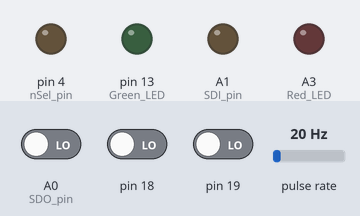
The sketch below on a simulated Arduino Uno, built with avr-gcc and run on an emulated ATmega328P. Parts: output pins drawn as LEDs (lit = HIGH). Wiring (inferred from the names in the program): pulse sensor: data pin 8. Inputs (shaded band) come from the test bench; at power-on: A0 (SDO_pin) LOW, pin 18 LOW, pin 19 LOW, pulse rate 20 Hz. Pins used as bus, display or sensor lines are not drawn.

Above: at 0.1 s.
At 32.2 s:
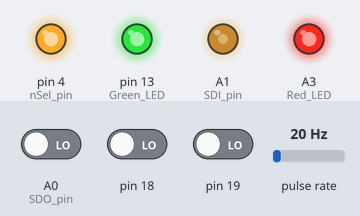
At 39.2 s:
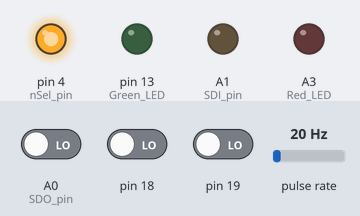
Timing chart, 0 to 40.0 s (numbered marks = the images above):
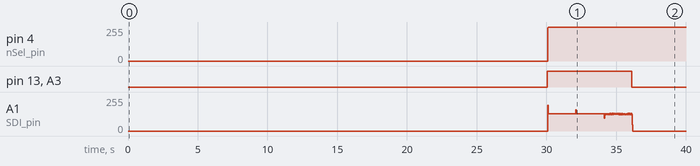

The sketch:

openLRSngBeacon.ino
```cpp
// **********************************************************
// ************************ openLRSngBeacon *****************
// **********************************************************
// ** by Kari Hautio - kha @ AeroQuad/RCGroups/IRC(Freenode)/FPVLAB etc.
//
// Lost plane finder beacon using openLRS RX module
//
// Donations for development tools and utilities (beer) here
// https://www.paypal.com/cgi-bin/webscr?cmd=_s-xclick&hosted_button_id=DSWGKGKPRX5CS

// 3 = OpenLRS Rx v2 Board or OrangeRx UHF RX
#define BOARD_TYPE 3

//###### SERIAL PORT SPEED - just debugging atm. #######
#define SERIAL_BAUD_RATE 115200 //115.200 baud serial port speed

// helpper macro for European PMR and US FRS channels
#define EU_PMR_CH(x) (445993750L + 12500L * (x)) // valid for ch 1 - 8
#define US_FRS_CH(x) (462537500L + 25000L * (x)) // valid for ch 1 - 7

#define BEACON_FREQUENCY EU_PMR_CH(1)

#define BEACON_DEADTIME 30 // time to wait until going into beacon mode (s)
#define BEACON_INTERVAL 10 // interval between beacon transmits (s)

#define FULL_POWER_MODE 0  // Set to 1 for 100mW operation, need HAM license

// power levels with RFM22B
// 7 - 100mW
// 6 - 50mW
// 5 - 25mW
// 4 - 13mW
// 3 - 6mW
// 2 - 3mW
// 1 - 1.6mW
// 0 - 1.3mW


#if (FULL_POWER_MODE == 1)
// 100/15/1mW better range
#define BEACON_POWER_HI  0x07  // 100mW
#define BEACON_POWER_MED 0x04  // 13mW
#define BEACON_POWER_LOW 0x00  // 1.3mW
#else
// 25/6/1.3mW mostly legal
#define BEACON_POWER_HI  0x05  // 25mW
#define BEACON_POWER_MED 0x03  // 6mW
#define BEACON_POWER_LOW 0x00  // 1.1mW
#endif

// Servovalues considered 'good' i.e. beacon will not activate when it is fed
// with PWM within these limits (feed via ch4 connector)
#define MINPWM 1000
#define MAXPWM 1500

//####################
//### CODE SECTION ###
//####################

#include <Arduino.h>
#include <EEPROM.h>

#if (BOARD_TYPE == 3)

#define USE_ICP1 // use ICP1 for PPM input for less jitter

#define PPM_IN 8 // ICP1

#define Red_LED A3
#define Green_LED 13

#define Red_LED_ON  PORTC |= _BV(3);
#define Red_LED_OFF  PORTC &= ~_BV(3);    // Was originally #define Green_LED_OFF  PORTB |= _BV(5);   E.g turns it ON not OFF

#define Green_LED_ON  PORTB |= _BV(5);
#define Green_LED_OFF  PORTB &= ~_BV(5);

//## RFM22B Pinouts for Public Edition (Rx v2)
#define  nIRQ_1 (PIND & 0x04)==0x04 //D2
#define  nIRQ_0 (PIND & 0x04)==0x00 //D2

#define  nSEL_on PORTD |= (1<<4) //D4
#define  nSEL_off PORTD &= 0xEF //D4

#define  SCK_on PORTC |= (1<<2) //A2
#define  SCK_off PORTC &= 0xFB //A2

#define  SDI_on PORTC |= (1<<1) //A1
#define  SDI_off PORTC &= 0xFD //A1

#define  SDO_1 (PINC & 0x01) == 0x01 //A0
#define  SDO_0 (PINC & 0x01) == 0x00 //A0

#define SDO_pin A0
#define SDI_pin A1
#define SCLK_pin A2
#define IRQ_pin 2
#define nSel_pin 4

#define IRQ_interrupt 0

#endif

uint8_t spiReadRegister(uint8_t address);
void spiWriteRegister(uint8_t address, uint8_t data);

#define NOP() __asm__ __volatile__("nop")

#define RF22B_PWRSTATE_POWERDOWN    0x00
#define RF22B_PWRSTATE_READY        0x01
#define RF22B_PACKET_SENT_INTERRUPT 0x04
#define RF22B_PWRSTATE_RX           0x05
#define RF22B_PWRSTATE_TX           0x09

#define RF22B_Rx_packet_received_interrupt   0x02

uint8_t ItStatus1, ItStatus2;

void spiWriteBit(uint8_t b);

void spiSendCommand(uint8_t command);
void spiSendAddress(uint8_t i);
uint8_t spiReadData(void);
void spiWriteData(uint8_t i);


// **** SPI bit banging functions

void spiWriteBit(uint8_t b)
{
  if (b) {
    SCK_off;
    NOP();
    SDI_on;
    NOP();
    SCK_on;
    NOP();
  } else {
    SCK_off;
    NOP();
    SDI_off;
    NOP();
    SCK_on;
    NOP();
  }
}

uint8_t spiReadBit(void)
{
  uint8_t r = 0;
  SCK_on;
  NOP();

  if (SDO_1) {
    r = 1;
  }

  SCK_off;
  NOP();
  return r;
}

void spiSendCommand(uint8_t command)
{
  nSEL_on;
  SCK_off;
  nSEL_off;

  for (uint8_t n = 0; n < 8 ; n++) {
    spiWriteBit(command & 0x80);
    command = command << 1;
  }

  SCK_off;
}

void spiSendAddress(uint8_t i)
{
  spiSendCommand(i & 0x7f);
}

void spiWriteData(uint8_t i)
{
  for (uint8_t n = 0; n < 8; n++) {
    spiWriteBit(i & 0x80);
    i = i << 1;
  }

  SCK_off;
}

uint8_t spiReadData(void)
{
  uint8_t Result = 0;
  SCK_off;

  for (uint8_t i = 0; i < 8; i++) {   //read fifo data byte
    Result = (Result << 1) + spiReadBit();
  }

  return(Result);
}

uint8_t spiReadRegister(uint8_t address)
{
  uint8_t result;
  spiSendAddress(address);
  result = spiReadData();
  nSEL_on;
  return(result);
}

void spiWriteRegister(uint8_t address, uint8_t data)
{
  address |= 0x80; //
  spiSendCommand(address);
  spiWriteData(data);
  nSEL_on;
}

void rfmSetCarrierFrequency(uint32_t f)
{
  uint16_t fb, fc, hbsel;
  if (f < 480000000) {
    hbsel = 0;
    fb = f / 10000000 - 24;
    fc = (f - (fb + 24) * 10000000) * 4 / 625;
  } else {
    hbsel = 1;
    fb = f / 20000000 - 24;
    fc = (f - (fb + 24) * 20000000) * 2 / 625;
  }
  spiWriteRegister(0x75, 0x40 + (hbsel?0x20:0) + (fb & 0x1f));
  spiWriteRegister(0x76, (fc >> 8));
  spiWriteRegister(0x77, (fc & 0xff));
}

void beacon_tone(int16_t hz, int16_t len)
{
  int16_t d = 500 / hz; // somewhat limited resolution ;)

  if (d < 1) {
    d = 1;
  }

  int16_t cycles = (len * 1000 / d);

  for (int16_t i = 0; i < cycles; i++) {
    SDI_on;
    delay(d);
    SDI_off;
    delay(d);
  }
}

void beaconSend(void)
{
  Green_LED_ON
  ItStatus1 = spiReadRegister(0x03);   // read status, clear interrupt
  ItStatus2 = spiReadRegister(0x04);
  spiWriteRegister(0x06, 0x00);    // no wakeup up, lbd,
  spiWriteRegister(0x07, RF22B_PWRSTATE_READY);      // disable lbd, wakeup timer, use internal 32768,xton = 1; in ready mode
  spiWriteRegister(0x09, 0x7f);  // (default) c = 12.5p
  spiWriteRegister(0x0a, 0x05);
  spiWriteRegister(0x0b, 0x12);    // gpio0 TX State
  spiWriteRegister(0x0c, 0x15);    // gpio1 RX State
  spiWriteRegister(0x0d, 0xfd);    // gpio 2 micro-controller clk output
  spiWriteRegister(0x0e, 0x00);    // gpio    0, 1,2 NO OTHER FUNCTION.

  spiWriteRegister(0x70, 0x2C);    // disable manchest

  spiWriteRegister(0x30, 0x00);    //disable packet handling

  spiWriteRegister(0x79, 0);    // start channel

  spiWriteRegister(0x7a, 0x05);   // 50khz step size (10khz x value) // no hopping

  spiWriteRegister(0x71, 0x12);   // trclk=[00] no clock, dtmod=[01] direct using SPI, fd8=0 eninv=0 modtyp=[10] FSK
  spiWriteRegister(0x72, 0x02);   // fd (frequency deviation) 2*625Hz == 1.25kHz

  spiWriteRegister(0x73, 0x00);
  spiWriteRegister(0x74, 0x00);    // no offset

  rfmSetCarrierFrequency(BEACON_FREQUENCY);

  spiWriteRegister(0x6d, BEACON_POWER_HI);

  delay(10);
  spiWriteRegister(0x07, RF22B_PWRSTATE_TX);    // to tx mode
  delay(10);
  beacon_tone(500, 1);

  spiWriteRegister(0x6d, BEACON_POWER_MED);
  delay(10);
  beacon_tone(250, 1);

  spiWriteRegister(0x6d, BEACON_POWER_LOW);
  delay(10);
  beacon_tone(160, 1);

  spiWriteRegister(0x07, RF22B_PWRSTATE_POWERDOWN);
  Green_LED_OFF
}


uint32_t beaconDelay = BEACON_DEADTIME;

volatile uint16_t startPulse = 0;

#define TIMER1_PRESCALER    8

/****************************************************
 * Interrupt Vector
 ****************************************************/
ISR(TIMER1_CAPT_vect)
{
  if (TCCR1B & (1 << ICES1)) {
    startPulse = ICR1;
  } else {
    uint16_t pulseWidth = ICR1 - startPulse;
    if ((pulseWidth >= MINPWM*2) && (pulseWidth <= MAXPWM * 2)) {
      beaconDelay = BEACON_DEADTIME;
    }
  }
  TCCR1B ^= (1 << ICES1); // change trigger edge
}

void setupPPMinput()
{
  // Setup timer1 for input capture (PSC=8 -> 0.5ms precision)
  TCCR1A = ((1 << WGM10) | (1 << WGM11));
  TCCR1B = ((1 << WGM12) | (1 << WGM13) | (1 << CS11) | (1 << ICES1));
  OCR1A = 0xffff;
  TIMSK1 |= (1 << ICIE1);   // Enable timer1 input capture interrupt
}

void setup(void)
{

  //RF module pins
  pinMode(SDO_pin, INPUT);   //SDO
  pinMode(SDI_pin, OUTPUT);   //SDI
  pinMode(SCLK_pin, OUTPUT);   //SCLK
  pinMode(IRQ_pin, INPUT);   //IRQ
  pinMode(nSel_pin, OUTPUT);   //nSEL

  //LED and other interfaces
  pinMode(Red_LED, OUTPUT);   //RED LED
  pinMode(Green_LED, OUTPUT);   //GREEN LED

  pinMode(PPM_IN, INPUT);   //PPM from TX
  digitalWrite(PPM_IN, HIGH); // enable pullup for TX:s with open collector output

  Serial.begin(SERIAL_BAUD_RATE);

  setupPPMinput();

  sei();

  beaconDelay = BEACON_DEADTIME;
}

void loop(void)
{
  if (0 == beaconDelay) {
    Red_LED_ON;
    beaconSend();
    Red_LED_OFF;
    beaconDelay = BEACON_INTERVAL;
  } else {
    Green_LED_ON;
    delay(2);
    Green_LED_OFF;
    beaconDelay--;
  }
  delay(1000);
}
```

Measured:
- by itself, pin 4 (nSel_pin): 0/255 → 255/255 at 30.1 s
- by itself, pin 13 (Green_LED), A3 (Red_LED): LOW → HIGH at 30.1 s, → LOW 6.1 s later
